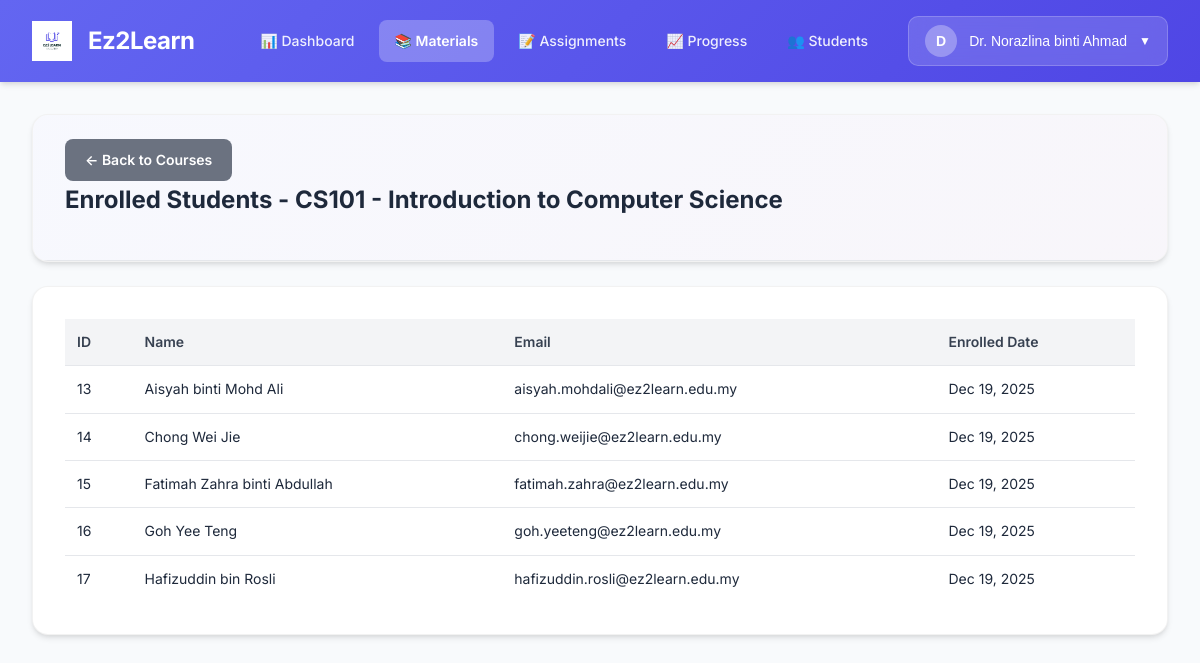
Page /lecturer/module-managelearning/view-students.php?course_id=1 (signed in) on the committed database.
### tables this page shows
CREATE TABLE courses (
    course_id INT AUTO_INCREMENT PRIMARY KEY,
    course_code VARCHAR(20) UNIQUE NOT NULL,
    course_name VARCHAR(100) NOT NULL,
    description TEXT,
    status ENUM('open','closed') DEFAULT 'open'
);

CREATE TABLE enrollments (
    enrollment_id INT AUTO_INCREMENT PRIMARY KEY,
    course_id INT NOT NULL,
    student_id INT NOT NULL,
    enrolled_at TIMESTAMP DEFAULT CURRENT_TIMESTAMP,
    FOREIGN KEY (course_id) REFERENCES courses(course_id),
    FOREIGN KEY (student_id) REFERENCES users(user_id)
);

CREATE TABLE users (
    user_id INT AUTO_INCREMENT PRIMARY KEY,
    name VARCHAR(100) NOT NULL,
    email VARCHAR(100) UNIQUE NOT NULL,
    password VARCHAR(255) NOT NULL,
    role ENUM('admin','lecturer','student') NOT NULL,
    status ENUM('active','inactive') DEFAULT 'active',
    created_at TIMESTAMP DEFAULT CURRENT_TIMESTAMP
);

### lecturer/module-managelearning/view-students.php (the view, shortened to what this page needs)
<?php
$db_host = 'localhost';
$db_user = 'root';
$db_pass = '';
$db_name = 'ez2learn';
$conn = mysqli_connect($db_host, $db_user, $db_pass, $db_name);
$lecturer_id = $_SESSION['user_id'] ?? 0;
$course_id = (int)($_GET['course_id'] ?? 0);
$verify_stmt = mysqli_prepare($conn, "
    SELECT c.course_id, c.course_code, c.course_name
    FROM courses c
    INNER JOIN course_lecturers cl ON c.course_id = cl.course_id
    WHERE c.course_id = ? AND cl.lecturer_id = ?
");
mysqli_stmt_bind_param($verify_stmt, "ii", $course_id, $lecturer_id);
mysqli_stmt_execute($verify_stmt);
$verify_result = mysqli_stmt_get_result($verify_stmt);
$course = mysqli_fetch_assoc($verify_result);
$students_query = "
    SELECT u.user_id, u.name, u.email, e.enrolled_at
    FROM enrollments e
    JOIN users u ON e.student_id = u.user_id
    WHERE e.course_id = ?
    ORDER BY e.enrolled_at DESC
";
$stmt = mysqli_prepare($conn, $students_query);
mysqli_stmt_bind_param($stmt, "i", $course_id);
mysqli_stmt_execute($stmt);
$result = mysqli_stmt_get_result($stmt);
$students = mysqli_fetch_all($result, MYSQLI_ASSOC);
require_once '../../includes/header-lecturer.php';
?>
    <div class="container">
        <div class="page-header">
            <div class="page-header-content">
                <a href="index.php" class="btn-back">← Back to Courses</a>
                <h1>Enrolled Students - <?php echo htmlspecialchars($course['course_code'] . ' - ' . $course['course_name']); ?></h1>
            </div>
        </div>
        <div class="page-container">
            <div class="page-container-content">
                <?php if (empty($students)): ?>
                    <div class="empty-state">
                        <p>No students enrolled in this course.</p>
                    </div>
                <?php else: ?>
                    <div class="table-wrapper">
                        <table>
                    <thead>
                        <tr>
                            <th>ID</th>
                            <th>Name</th>
                            <th>Email</th>
                            <th>Enrolled Date</th>
                        </tr>
                    </thead>
                    <tbody>
                        <?php foreach ($students as $student): ?>
                            <tr>
                                <td><?php echo $student['user_id']; ?></td>
                                <td><?php echo htmlspecialchars($student['name']); ?></td>
                                <td><?php echo htmlspecialchars($student['email']); ?></td>
                                <td><?php echo date('M d, Y', strtotime($student['enrolled_at'])); ?></td>
                            </tr>
                        <?php endforeach; ?>
                        </tbody>
                    </table>
                    </div>
                <?php endif; ?>
            </div>
        </div>
    </div>
</body>
</html>

### includes/header-lecturer.php (style rules this page uses)
* { margin: 0; padding: 0; box-sizing: border-box; }
body { font-family: 'Inter', -apple-system, BlinkMacSystemFont, 'Segoe UI', sans-serif; background: #f8fafc; color: #1e293b; line-height: 1.6; }
.container { max-width: 1600px; margin: 2rem auto; padding: 0 2rem; }

### lecturer/module-managelearning/view-students.php (style rules this page uses)
.page-header { background: #ffffff; border-radius: 16px; box-shadow: 0 4px 6px -1px rgba(0, 0, 0, 0.1), 0 2px 4px -1px rgba(0, 0, 0, 0.06); overflow: hidden; border: 1px solid rgba(0, 0, 0, 0.05); margin-bottom: 1.5rem; }
.page-header-content { padding: 1.5rem 2rem; border-bottom: 1px solid #e5e7eb; background: linear-gradient(135deg, rgba(102, 126, 234, 0.05) 0%, rgba(118, 75, 162, 0.05) 100%); }
.page-header h1 { font-size: 1.5rem; font-weight: 700; color: #1e293b; margin-bottom: 1rem; }
.btn-back { background: #6b7280; color: white; border: none; padding: 0.625rem 1.25rem; border-radius: 8px; cursor: pointer; font-size: 0.875rem; font-weight: 600; text-decoration: none; display: inline-flex; align-items: center; gap: 0.5rem; transition: all 0.3s cubic-bezier(0.4, 0, 0.2, 1); }
.page-container { background: #ffffff; border-radius: 16px; box-shadow: 0 4px 6px -1px rgba(0, 0, 0, 0.1), 0 2px 4px -1px rgba(0, 0, 0, 0.06); overflow: hidden; border: 1px solid rgba(0, 0, 0, 0.05); }
.page-container-content { padding: 2rem; }
.table-wrapper { overflow-x: auto; }
table { width: 100%; border-collapse: collapse; }
thead { background: #f3f4f6; }
th { padding: 0.75rem; text-align: left; font-weight: 600; font-size: 0.875rem; color: #374151; }
td { padding: 0.75rem; border-top: 1px solid #e5e7eb; font-size: 0.875rem; }

### rows in the picture
courses: course_code+course_name "CS101 - Introduction to Computer Science"
enrollments: student.user_id "13", student.name "Aisyah binti Mohd Ali", student.email "aisyah.mohdali@ez2learn.edu.my", enrolled_at "Dec 19, 2025"
enrollments: student.user_id "14", student.name "Chong Wei Jie", student.email "chong.weijie@ez2learn.edu.my", enrolled_at "Dec 19, 2025"
enrollments: student.user_id "15", student.name "Fatimah Zahra binti Abdullah", student.email "fatimah.zahra@ez2learn.edu.my", enrolled_at "Dec 19, 2025"
enrollments: student.user_id "16", student.name "Goh Yee Teng", student.email "goh.yeeteng@ez2learn.edu.my", enrolled_at "Dec 19, 2025"
enrollments: student.user_id "17", student.name "Hafizuddin bin Rosli", student.email "hafizuddin.rosli@ez2learn.edu.my", enrolled_at "Dec 19, 2025"

### other values in the picture
substr($user_name, 0, 1) "D"
$user_name "Dr. Norazlina binti Ahmad"
